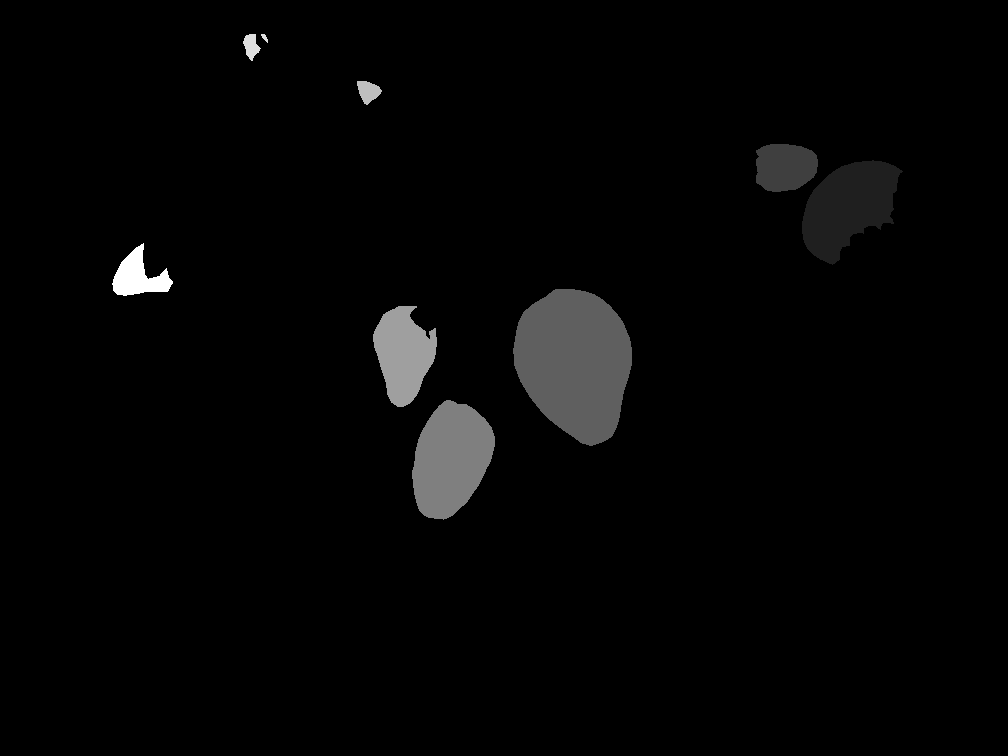
#> input picture 03_Final_Project/01_demo/8_1.png, 1008 x 756 px
$ jupyter execute --allow-errors ripe_fruit_identification_QoVEwfKxQP.ipynb   (shell and % lines are left out)   (older library calls are emulated)
#> lines starting #> are read from the running program, lines starting #| are printed output that depends on the picture; after the words box and inside, x2 and y2 are one past the last pixel; in counts of white or black regions, pixels touching at a corner belong together
[cell 1]
import cv2
import matplotlib
from matplotlib import colors
from matplotlib import pyplot as plt
import numpy as np
from __future__ import division

[cell 2]
def show(image):
    # Figure size in inches
    plt.figure(figsize=(15, 15))

    # Show image, with nearest neighbour interpolation
    plt.imshow(image, interpolation='nearest')

def show_hsv(hsv):
    rgb = cv2.cvtColor(hsv, cv2.COLOR_HSV2BGR)
    show(rgb)

def show_mask(mask):
    plt.figure(figsize=(10, 10))
    plt.imshow(mask, cmap='gray')

# [4 lines left out: function overlay_mask, not called in this run]

[cell 3]
image = cv2.imread('8_1.png')
#> image is the input picture: shape (756, 1008, 3); min 0, max 8, mean 0.157
image.shape
#> Out = (756, 1008, 3)

#> (a cell that did not finish here is left out)

[cell 5]
width = 0.1002
len(image[0]) * width
#> Out = 101

[cell 6]
import pandas as pd
m,n,r = image.shape
#> m = 756; n = 1008; r = 3
arr = image.reshape(m*n, -1)
df = pd.DataFrame(arr, columns=['b', 'g', 'r'])
#> df = table of 762048 rows and 3 columns
df.describe()
#> Out = table of 8 rows and 3 columns

[cell 7]
indices = np.where(image == 8)
print(indices[0][0], indices[1][0], indices[2][0])
#| 243 143 0

#> (a cell that did not finish here is left out)

[cell 9]
# Convert from BGR to RGB
image = cv2.cvtColor(image, cv2.COLOR_BGR2RGB)

# Resize to a third of the size
image = cv2.resize(image, None, fx=1/3, fy=1/3)
#> image: shape (252, 336, 3)
show(image)

[cell 10]
# Show Red/Green/Blue
images = []
for i in [0, 1, 2]:
    colour = image.copy()
    if i != 0: colour[:,:,0] = 0
    if i != 1: colour[:,:,1] = 0
    if i != 2: colour[:,:,2] = 0
    images.append(colour)
#> after the loop, images = 3 items

show(np.vstack(images))

[cell 11]
# [17 lines left out: function show_rgb_hist, not called in this run]

[cell 12]
# Convert from RGB to HSV
hsv = cv2.cvtColor(image, cv2.COLOR_RGB2HSV)

images = []
for i in [0, 1, 2]:
    colour = hsv.copy()
    if i != 0: colour[:,:,0] = 0
    if i != 1: colour[:,:,1] = 255
    if i != 2: colour[:,:,2] = 255
    images.append(colour)
#> colour: shape (252, 336, 3); mean H, S, V 0, 255, 0.2

hsv_stack = np.vstack(images)
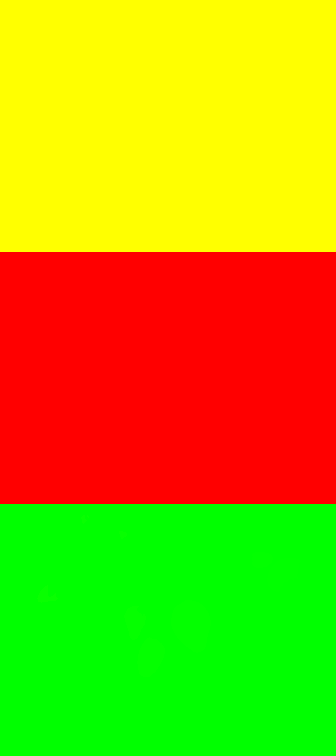
#> hsv_stack: shape (756, 336, 3); mean of channels 0, 1, 2 0, 170, 170.1; drawn as B, G, R
rgb_stack = cv2.cvtColor(hsv_stack, cv2.COLOR_HSV2RGB)
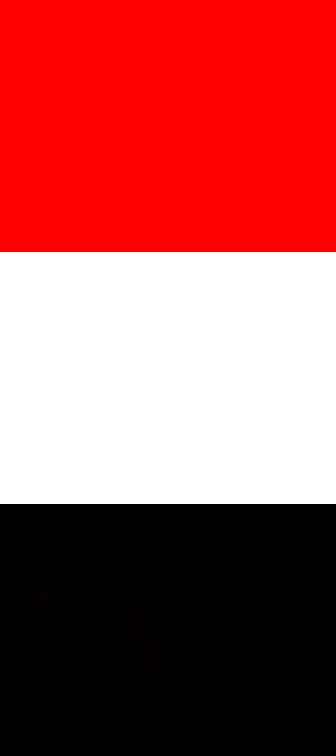
#> rgb_stack: shape (756, 336, 3); mean R, G, B 170.1, 85, 85
show(rgb_stack)

[cell 13]
matplotlib.rcParams.update({'font.size': 16})

# [26 lines left out: function show_hsv_hist, not called in this run]

#show_hsv_hist(hsv)

[cell 14]
# Blur image slightly
image_blur = cv2.GaussianBlur(image, (7, 7), 0)
show(image_blur)

[cell 15]
import cv2
import numpy as np

# Load image
image = cv2.imread('8.png')

# Convert to RGB
#> (the rest of this cell did not finish here and is left out)

[cell 16]
image_blur_hsv = cv2.cvtColor(image_blur, cv2.COLOR_RGB2HSV)
#> image_blur_hsv: shape (252, 336, 3); mean H, S, V 0, 0, 0.157

# 0-10 hue
# min_red = np.array([100, 100, 0])
# max_red = np.array([55, 10, 51])
min_red = np.array([0, 130, 0])
max_red = np.array([30, 256, 256])
image_red1 = cv2.inRange(image_blur_hsv, min_red, max_red)
#> image_red1: shape (252, 336); every value is 0

# 170-180 hue
min_red2 = np.array([60, 100, 0])
max_red2 = np.array([180, 256, 256])
image_red2 = cv2.inRange(image_blur_hsv, min_red2, max_red2)

show_mask(image_red1)
show_mask(image_red2)
image_red = image_red1 + image_red2
show_mask(image_red)

[cell 17]
image_red

[cell 18]
# Clean up
kernel = cv2.getStructuringElement(cv2.MORPH_ELLIPSE, (20, 20))

image_red_eroded = cv2.morphologyEx(image_red, cv2.MORPH_ERODE, kernel)
show_mask(image_red_eroded)

# [11 lines of commented-out code are left out]
#> (the rest of this cell did not finish here and is left out)

#> (a cell that did not finish here is left out)

[cell 20]
# [14 lines left out: function find_biggest_contour, not called in this run]

#> (the rest of this cell did not finish here and is left out)

#> (a cell that did not finish here is left out)

#> (a cell that did not finish here is left out)

[cell 23]
# 导入 opencv 的库
import cv2
# 读取图片
img = cv2.imread('berry.jpg')
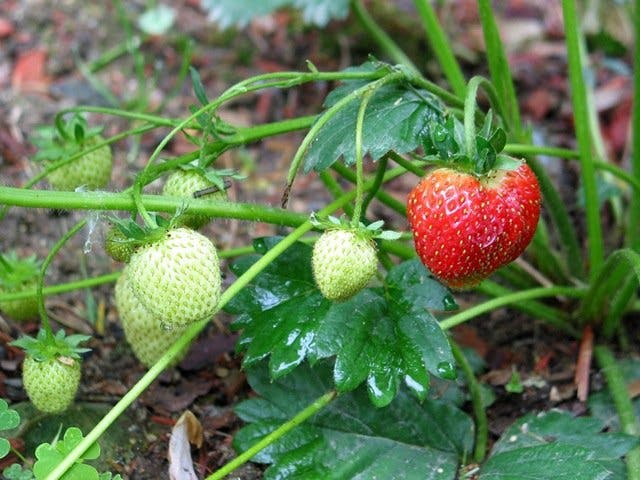
#> input picture 03_Final_Project/01_demo/berry.jpg, 640 x 480 px
#> img is the input picture: shape (480, 640, 3); mean B, G, R 81.7, 120.2, 98.4
# 转换成灰度图
gray = cv2.cvtColor(img,cv2.COLOR_RGB2GRAY)
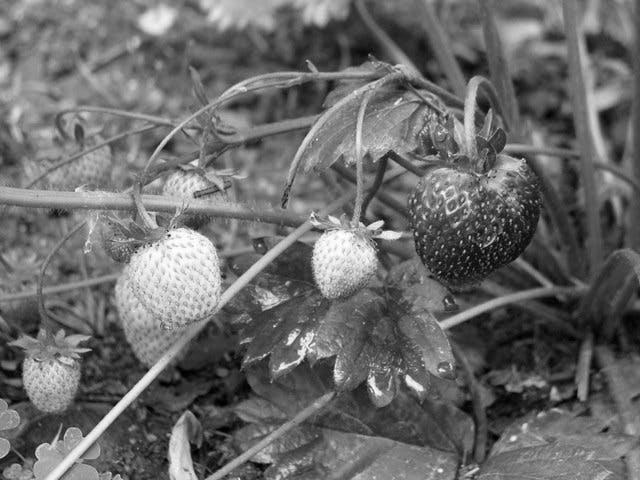
#> gray: shape (480, 640); min 0, max 255, mean 106.2
# 使用 Canny 边缘检测
edges = cv2.Canny(gray,50,150,apertureSize = 3)
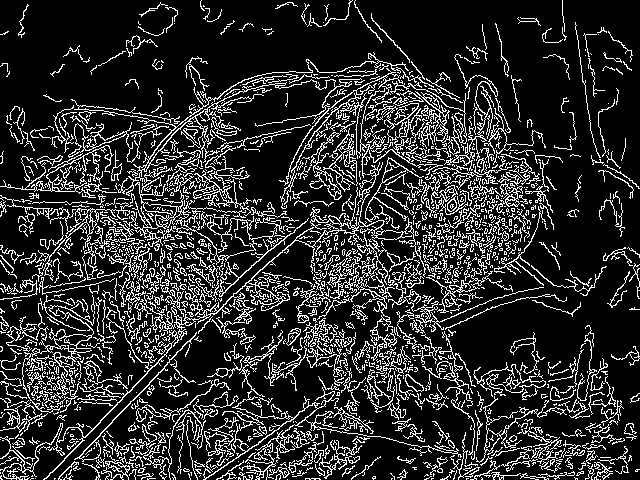
#> edges: shape (480, 640); 17.6% white in thin lines or dots
# 使用 HoughCircles 寻找圆形
circles = cv2.HoughCircles(edges,cv2.HOUGH_GRADIENT,1,20,param1=50,param2=30,minRadius=20,maxRadius=50)
#> circles = 63 rows, first 8: [422.5, 132.5, 49.4], [477.5, 222.5, 49.4], [392.5, 216.5, 49.4], [169.5, 258.5, 49.4], [384.5, 119.5, 49.4], [156.5, 162.5, 47.2], [404.5, 122.5, 49.4], [181.5, 278.5, 45]
# 输出结果
if circles is not None:
    circles = np.uint16(np.around(circles))
#> circles = 63 rows, first 8: [422, 132, 49], [478, 222, 49], [392, 216, 49], [170, 258, 49], [384, 120, 49], [156, 162, 47], [404, 122, 49], [182, 278, 45]
    for i in circles[0,:]:
        # 画圆
        cv2.circle(img,(i[0],i[1]),i[2],(0,255,0),2)
        # 画中心点
        cv2.circle(img,(i[0],i[1]),2,(0,0,255),3)
#> this loop made 63 passes
#> i on passes 1 to 12: [422, 132, 49], [478, 222, 49], [392, 216, 49], [170, 258, 49], [384, 120, 49], [156, 162, 47], [404, 122, 49], [182, 278, 45], [456, 122, 45], [392, 196, 43], [118, 248, 49], [328, 198, 45]
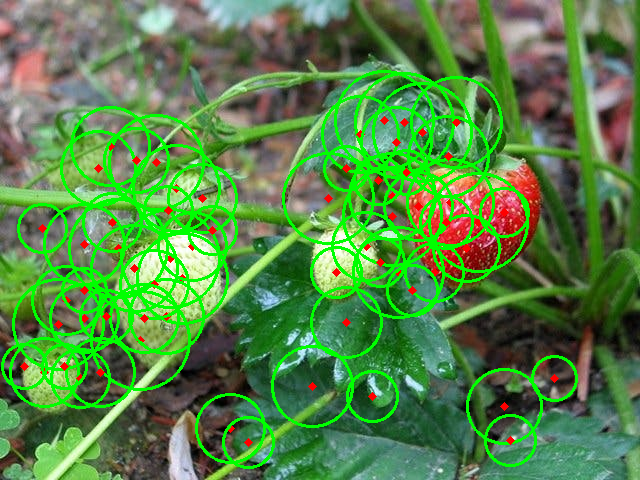
#> img: shape (480, 640, 3); 12.22% of pixels changed, all inside (x1, y1, x2, y2) = (1, 70, 578, 469)

cv2.imshow("strawberry", img)
cv2.waitKey(0)
cv2.destroyAllWindows()
